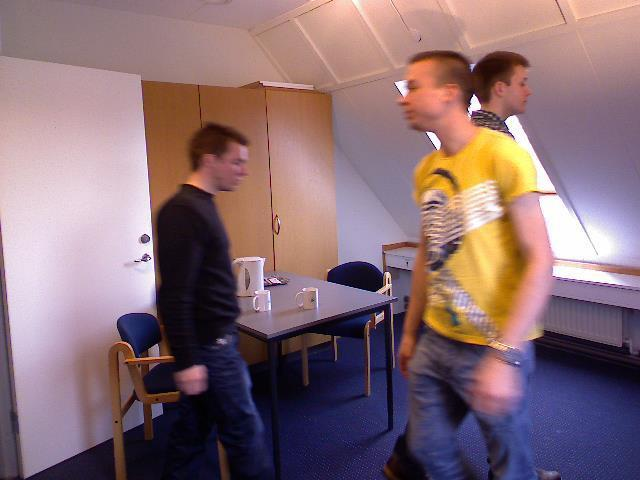
#> input picture data/rgb/aau_vap_scene1_00085.jpg, 640 x 480 px
$ python -i thermal.py   (imports and definitions only)
#> lines starting #> are read from the running program, lines starting #| are printed output that depends on the picture; after the words box and inside, x2 and y2 are one past the last pixel; in counts of white or black regions, pixels touching at a corner belong together
#> further down, picture is the input picture: shape (480, 640, 3); mean B, G, R 116.5, 109.9, 136.4
### src/module4/preprocessing.py
"""Classical RGB preprocessing and mask-cleanup helpers.

These helpers deliberately expose the OpenCV operations used by the RGB pipeline. They do not
detect a person and contain no learned or pretrained component.
"""
from __future__ import annotations

import cv2
import numpy as np

from module4.io_utils import mask_to_uint8, normalize_binary_mask, validate_image_array


def validate_kernel_size(size: int, *, name: str = "kernel size") -> int:
    """Validate an odd positive morphology kernel size."""
    if isinstance(size, bool) or not isinstance(size, (int, np.integer)):
        raise TypeError(f"{name} must be an integer")
    size = int(size)
    if size <= 0 or size % 2 == 0:
        raise ValueError(f"{name} must be a positive odd integer")
    return size


# [33 lines left out: functions bgr_diagnostics, grabcut_foreground_mask, not called in this run]


def apply_morphological_cleanup(
    mask: np.ndarray,
    *,
    opening_kernel_size: int = 3,
    closing_kernel_size: int = 5,
) -> np.ndarray:
    """Apply documented opening then closing to a binary mask.

    Opening removes small isolated foreground specks. Closing fills small holes and joins
    nearby gaps. The result uses the canonical boolean mask convention and the input is not
    modified.
    """
    normalized = normalize_binary_mask(mask)
    opening_size = validate_kernel_size(opening_kernel_size, name="opening kernel size")
    closing_size = validate_kernel_size(closing_kernel_size, name="closing kernel size")
    cleaned = mask_to_uint8(normalized)
    if opening_size > 1:
        opening_kernel = cv2.getStructuringElement(
            cv2.MORPH_ELLIPSE, (opening_size, opening_size)
        )
        cleaned = cv2.morphologyEx(cleaned, cv2.MORPH_OPEN, opening_kernel)
    if closing_size > 1:
        closing_kernel = cv2.getStructuringElement(
            cv2.MORPH_ELLIPSE, (closing_size, closing_size)
        )
        cleaned = cv2.morphologyEx(cleaned, cv2.MORPH_CLOSE, closing_kernel)
    return cleaned > 0


def normalize_thermal_intensity(image: np.ndarray) -> tuple[np.ndarray, float, float]:
    """Normalize a finite single-channel intensity array to uint8 in ``[0, 255]``.

    The source array is not modified. Supported source dtypes are uint8, uint16, float32,
    and float64. A constant image maps to all zeros and returns equal minimum and maximum
    values instead of dividing by zero.
    """
    if not isinstance(image, np.ndarray):
        raise TypeError("thermal intensity must be a numpy.ndarray")
    if image.ndim != 2:
        raise ValueError("thermal intensity must be a 2D array")
    if image.size == 0 or image.shape[0] <= 0 or image.shape[1] <= 0:
        raise ValueError("thermal intensity must not be empty")
    supported_dtypes = (np.dtype(np.uint8), np.dtype(np.uint16), np.dtype(np.float32), np.dtype(np.float64))
    if image.dtype not in supported_dtypes:
        raise TypeError("thermal intensity dtype must be uint8, uint16, float32, or float64")
    if image.dtype.kind == "f" and not np.isfinite(image).all():
        raise ValueError("thermal intensity contains non-finite values")
    values = image.astype(np.float64, copy=False)
    minimum = float(np.min(values))
    maximum = float(np.max(values))
    if minimum == maximum:
        return np.zeros(image.shape, dtype=np.uint8), minimum, maximum
    normalized = (values - minimum) * (255.0 / (maximum - minimum))
    return np.clip(np.rint(normalized), 0, 255).astype(np.uint8), minimum, maximum

### src/module4/io_utils.py
"""Safe image and canonical-mask IO for Module 4.

OpenCV decodes color images in BGR order. The core foundation preserves that convention and
leaves conversion to RGB for display code. Binary masks are canonicalized internally as
boolean arrays: False is background and True is foreground.
"""
from __future__ import annotations

from pathlib import Path

import cv2
import numpy as np

from module4.types import ColorOrder, ImageMetadata

SUPPORTED_IMAGE_SUFFIXES = frozenset({".bmp", ".jpeg", ".jpg", ".png", ".tif", ".tiff"})


def validate_image_array(
    image: np.ndarray,
    *,
    name: str = "image",
    color_order: ColorOrder | None = None,
) -> np.ndarray:
    """Validate a non-empty 2D or 3D image array and return it unchanged.

    The function never mutates the input. Channel counts are restricted to common OpenCV
    grayscale, BGR/RGB, and four-channel image representations.
    """
    if not isinstance(image, np.ndarray):
        raise TypeError(f"{name} must be a numpy.ndarray")
    if image.ndim not in (2, 3):
        raise ValueError(f"{name} must be 2D or 3D, got {image.ndim}D")
    if image.shape[0] <= 0 or image.shape[1] <= 0:
        raise ValueError(f"{name} must have positive height and width")
    if image.ndim == 3 and image.shape[2] not in (1, 3, 4):
        raise ValueError(f"{name} must have 1, 3, or 4 channels, got {image.shape[2]}")
    if image.dtype.kind in "fc" and not np.isfinite(image).all():
        raise ValueError(f"{name} contains non-finite values")
    if color_order == "GRAY" and image.ndim == 3 and image.shape[2] != 1:
        raise ValueError("GRAY images must be 2D or have one channel")
    if color_order in ("BGR", "RGB") and image.ndim == 2:
        raise ValueError(f"{color_order} images must have color channels")
    return image


# [44 lines left out: functions decode_image_bgr, decode_image_unchanged, load_image_bgr, load_image_unchanged, not called in this run]


def normalize_binary_mask(mask: np.ndarray, *, name: str = "mask") -> np.ndarray:
    """Return a new boolean mask with False background and True foreground.

    Any finite nonzero numeric value is treated as foreground. This supports OpenCV masks
    encoded as 0/255 while keeping one canonical representation for later metrics.
    """
    if not isinstance(mask, np.ndarray):
        raise TypeError(f"{name} must be a numpy.ndarray")
    if mask.ndim != 2:
        raise ValueError(f"{name} must be a 2D array, got {mask.ndim}D")
    if mask.size == 0:
        raise ValueError(f"{name} must not be empty")
    if mask.dtype.kind in "fc" and not np.isfinite(mask).all():
        raise ValueError(f"{name} contains non-finite values")
    return np.asarray(mask != 0, dtype=bool).copy()


def mask_to_uint8(mask: np.ndarray, *, name: str = "mask") -> np.ndarray:
    """Convert a binary mask to a new OpenCV display/export array containing 0 or 255."""
    normalized = normalize_binary_mask(mask, name=name)
    return np.where(normalized, 255, 0).astype(np.uint8, copy=False)


def describe_image(
    image: np.ndarray,
    *,
    color_order: ColorOrder,
    source_name: str | None = None,
) -> ImageMetadata:
    """Return shape/dtype metadata after validating the image."""
    validated = validate_image_array(image, color_order=color_order)
    channels = 1 if validated.ndim == 2 else validated.shape[2]
    return ImageMetadata(
        height=validated.shape[0],
        width=validated.shape[1],
        channels=channels,
        dtype=str(validated.dtype),
        color_order=color_order,
        source_name=source_name,
    )

### src/module4/contours.py
"""Contour extraction and non-destructive BGR boundary rendering."""
from __future__ import annotations

import cv2
import numpy as np

from module4.io_utils import mask_to_uint8, normalize_binary_mask, validate_image_array
from module4.types import ROI


def extract_external_contours(mask: np.ndarray) -> tuple[np.ndarray, ...]:
    """Extract external contours from a copied 0/255 mask.

    RETR_EXTERNAL is used because the assignment asks for the outer human boundary. OpenCV is
    allowed to modify its input during contour extraction, so a private copy is passed.
    """
    binary = mask_to_uint8(normalize_binary_mask(mask))
    contours, _ = cv2.findContours(binary.copy(), cv2.RETR_EXTERNAL, cv2.CHAIN_APPROX_SIMPLE)
    return tuple(contour.copy() for contour in contours)


def draw_contours_on_bgr(
    image_bgr: np.ndarray,
    contours: tuple[np.ndarray, ...],
    *,
    color: tuple[int, int, int] = (0, 0, 255),
    thickness: int = 2,
) -> np.ndarray:
    """Draw contours on a copy of a validated BGR image."""
    validate_image_array(image_bgr, name="BGR image", color_order="BGR")
    if image_bgr.dtype != np.uint8 or image_bgr.ndim != 3 or image_bgr.shape[2] != 3:
        raise ValueError("boundary rendering requires an H x W x 3 uint8 BGR image")
    if thickness <= 0:
        raise ValueError("contour thickness must be positive")
    if len(color) != 3 or any(channel < 0 or channel > 255 for channel in color):
        raise ValueError("contour color must contain three values in [0, 255]")
    overlay = image_bgr.copy()
    if contours:
        cv2.drawContours(overlay, list(contours), -1, color, int(thickness))
    return overlay


# [18 lines left out: function draw_roi_on_bgr, not called in this run]

### src/module4/thermal.py
"""Classical dual-polarity thermal human-boundary segmentation.

This module deliberately uses only deterministic NumPy/OpenCV operations. It evaluates bright
and dark foreground interpretations independently because thermal scenes do not guarantee that
the human is hotter or brighter than the background.
"""
from __future__ import annotations

from collections.abc import Sequence
from numbers import Integral

import cv2
import numpy as np

from module4.contours import draw_contours_on_bgr, extract_external_contours
from module4.io_utils import describe_image, validate_image_array
from module4.preprocessing import (
    apply_morphological_cleanup,
    normalize_thermal_intensity,
    validate_kernel_size,
)
from module4.rgb import validate_roi
from module4.types import (
    ROI,
    ThermalComponentSelection,
    ThermalPipelineConfig,
    ThermalPolarity,
    ThermalSegmentationResult,
)

SUPPORTED_THERMAL_DTYPES = frozenset(
    {np.dtype(np.uint8), np.dtype(np.uint16), np.dtype(np.float32), np.dtype(np.float64)}
)


def _validate_config(config: ThermalPipelineConfig) -> ThermalPipelineConfig:
    if not isinstance(config, ThermalPipelineConfig):
        raise TypeError("config must be a ThermalPipelineConfig")
    for name, value in (
        ("gaussian_blur_kernel_size", config.gaussian_blur_kernel_size),
        ("opening_kernel_size", config.opening_kernel_size),
        ("closing_kernel_size", config.closing_kernel_size),
        ("minimum_component_area", config.minimum_component_area),
        ("contour_thickness", config.contour_thickness),
    ):
        if isinstance(value, bool) or not isinstance(value, Integral):
            raise TypeError(f"{name} must be an integer")
        if int(value) <= 0:
            raise ValueError(f"{name} must be positive")
    validate_kernel_size(config.gaussian_blur_kernel_size, name="Gaussian blur kernel size")
    validate_kernel_size(config.opening_kernel_size, name="opening kernel size")
    validate_kernel_size(config.closing_kernel_size, name="closing kernel size")
    for name, value in (
        ("target_relative_area", config.target_relative_area),
        ("minimum_selection_score", config.minimum_selection_score),
        ("polarity_ambiguity_margin", config.polarity_ambiguity_margin),
    ):
        if isinstance(value, bool) or not isinstance(value, (int, float, np.integer, np.floating)):
            raise TypeError(f"{name} must be numeric")
        if not np.isfinite(value):
            raise ValueError(f"{name} must be finite")
    if not 0 < config.target_relative_area < 1:
        raise ValueError("target_relative_area must be between 0 and 1")
    if not 0 <= config.minimum_selection_score <= 1:
        raise ValueError("minimum_selection_score must be between 0 and 1")
    if not 0 <= config.polarity_ambiguity_margin <= 1:
        raise ValueError("polarity_ambiguity_margin must be between 0 and 1")
    return config


def _source_to_intensity(source: np.ndarray) -> tuple[np.ndarray, str]:
    """Return a copied single-channel intensity view and an honest representation label."""
    validate_image_array(source, name="thermal image")
    if source.dtype not in SUPPORTED_THERMAL_DTYPES:
        raise TypeError("thermal image dtype must be uint8, uint16, float32, or float64")
    if source.ndim == 2:
        return source.copy(), "single-channel intensity"
    if source.shape[2] == 1:
        return source[:, :, 0].copy(), "single-channel intensity (one-channel array)"
    if source.shape[2] != 3:
        raise ValueError("thermal image must be 2D, one-channel, or a 3-channel false-color image")
    # OpenCV decodes color images as BGR. This luminance conversion is only for intensity
    # processing; it does not convert palette values into calibrated temperature.
    bgr = source.astype(np.float64, copy=False)
    intensity = 0.114 * bgr[:, :, 0] + 0.587 * bgr[:, :, 1] + 0.299 * bgr[:, :, 2]
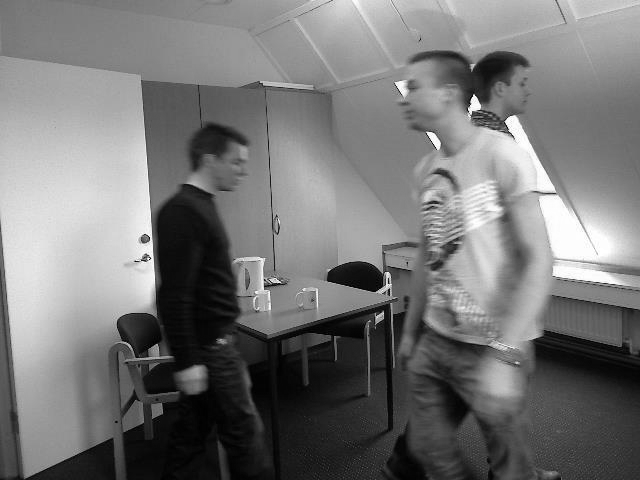
#> intensity: shape (480, 640) float64; min 0.527, max 255, mean 118.6
    return intensity, "three-channel false-color BGR palette converted to intensity"


def _source_display_bgr(source: np.ndarray, normalized_intensity: np.ndarray) -> np.ndarray:
    """Build a display-only BGR copy without changing the computational representation."""
    if source.ndim == 2 or source.shape[2] == 1:
        return cv2.cvtColor(normalized_intensity, cv2.COLOR_GRAY2BGR)
    if source.dtype == np.uint8:
        return source.copy()
    values = source.astype(np.float64, copy=False)
    minimum = float(np.min(values))
    maximum = float(np.max(values))
    if minimum == maximum:
        display = np.zeros(source.shape, dtype=np.uint8)
    else:
        display = np.clip(np.rint((values - minimum) * (255.0 / (maximum - minimum))), 0, 255).astype(
            np.uint8
        )
    return display


# [7 lines left out: function thermal_source_display_bgr, not called in this run]


def _component_candidates(
    mask: np.ndarray,
    *,
    polarity: ThermalPolarity,
    roi: ROI | None,
    config: ThermalPipelineConfig,
) -> list[ThermalComponentSelection]:
    """Rank connected components using only documented geometric criteria."""
    height, width = mask.shape
    image_area = float(height * width)
    roi_area = float(roi.width * roi.height) if roi else 1.0
    roi_mask = np.zeros(mask.shape, dtype=bool)
    if roi:
        roi_mask[roi.y : roi.y + roi.height, roi.x : roi.x + roi.width] = True
    labels_count, labels, stats, centroids = cv2.connectedComponentsWithStats(
        mask.astype(np.uint8), connectivity=8
    )
    max_center_distance = float(np.hypot(max(height - 1, 1), max(width - 1, 1)) / 2.0)
    provisional: list[tuple[int, int, int, float, float, float, float, float, float, bool, float, float]] = []
    for label in range(1, labels_count):
        area = int(stats[label, cv2.CC_STAT_AREA])
        if area < config.minimum_component_area:
            continue
        component = labels == label
        overlap = int(np.count_nonzero(component & roi_mask)) if roi else 0
        relative_area = area / image_area
        # Favor a nonempty, not-frame-filling component. This is a transparent size prior,
        # not a learned person-shape model.
        area_score = min(relative_area / config.target_relative_area, 1.0) * (1.0 - relative_area)
        centroid_x, centroid_y = (float(value) for value in centroids[label])
        distance = float(np.hypot(centroid_x - (width - 1) / 2.0, centroid_y - (height - 1) / 2.0))
        centrality_score = max(0.0, 1.0 - distance / max_center_distance)
        touches_border = bool(
            np.any(component[0, :])
            or np.any(component[-1, :])
            or np.any(component[:, 0])
            or np.any(component[:, -1])
        )
        border_score = 0.0 if touches_border else 1.0
        roi_score = overlap / roi_area if roi else 0.0
        if roi:
            score = 0.60 * roi_score + 0.20 * area_score + 0.10 * centrality_score + 0.10 * border_score
        else:
            score = 0.50 * area_score + 0.35 * centrality_score + 0.15 * border_score
        provisional.append(
            (
                label,
                area,
                overlap,
                relative_area,
                roi_score,
                area_score,
                centrality_score,
                border_score,
                score,
                touches_border,
                centroid_x,
                centroid_y,
            )
        )
    provisional.sort(key=lambda item: (-item[8], -item[2], -item[1], item[0]))
    candidate_count = len(provisional)
    candidates: list[ThermalComponentSelection] = []
    for (
        label,
        area,
        overlap,
        relative_area,
        roi_score,
        area_score,
        centrality_score,
        border_score,
        score,
        touches_border,
        centroid_x,
        centroid_y,
    ) in provisional:
        candidates.append(
            ThermalComponentSelection(
                polarity=polarity,
                label=label,
                area=area,
                relative_area=relative_area,
                roi_overlap=overlap,
                roi_score=roi_score,
                area_score=area_score,
                centrality_score=centrality_score,
                border_score=border_score,
                score=score,
                centroid_x=centroid_x,
                centroid_y=centroid_y,
                touches_border=touches_border,
                candidate_count=candidate_count,
                mask=(labels == label).copy(),
            )
        )
    return candidates


def _best_component(
    mask: np.ndarray,
    *,
    polarity: ThermalPolarity,
    roi: ROI | None,
    config: ThermalPipelineConfig,
) -> ThermalComponentSelection | None:
    candidates = _component_candidates(mask, polarity=polarity, roi=roi, config=config)
    return candidates[0] if candidates else None


def run_thermal_segmentation(
    image: np.ndarray,
    roi: ROI | Sequence[int] | None = None,
    *,
    config: ThermalPipelineConfig = ThermalPipelineConfig(),
) -> ThermalSegmentationResult:
    """Run the classical thermal pipeline and return all meaningful intermediate stages."""
    validate_image_array(image, name="thermal image")
    config = _validate_config(config)
    original = image.copy()
    source_intensity, input_representation = _source_to_intensity(original)
    validated_roi = validate_roi(roi, original.shape) if roi is not None else None
    normalized, intensity_min, intensity_max = normalize_thermal_intensity(source_intensity)
#> in normalize_thermal_intensity, `minimum = float(np.min(values))`: minimum = 0.527
#> in normalize_thermal_intensity, `maximum = float(np.max(values))`: maximum = 255
#> intensity_min = 0.527; intensity_max = 255
    enhanced = normalized.copy()
    if config.gaussian_blur_kernel_size > 1:
        enhanced = cv2.GaussianBlur(
            enhanced,
            (config.gaussian_blur_kernel_size, config.gaussian_blur_kernel_size),
            sigmaX=0,
        )

    bright_threshold, bright_uint8 = cv2.threshold(
        enhanced, 0, 255, cv2.THRESH_BINARY | cv2.THRESH_OTSU
    )
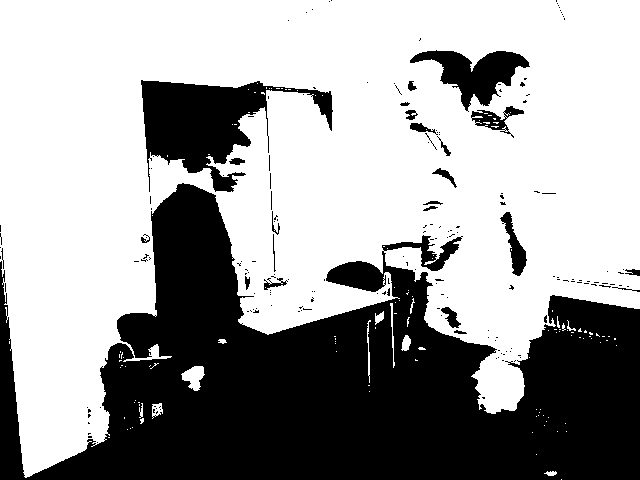
#> bright_uint8: shape (480, 640); 62.7% white; 189 black regions (165 under 20 px), largest, box (x1, y1, x2, y2) and area: (0, 183, 640, 480) 98797, (141, 80, 333, 192) 9334, (410, 50, 530, 112) 3171
#> bright_threshold = 103
    dark_threshold, dark_uint8 = cv2.threshold(
        enhanced, 0, 255, cv2.THRESH_BINARY_INV | cv2.THRESH_OTSU
    )
#> dark_threshold = 103
    bright_raw = bright_uint8 > 0
    dark_raw = dark_uint8 > 0
    bright_cleaned = apply_morphological_cleanup(
        bright_raw,
        opening_kernel_size=config.opening_kernel_size,
        closing_kernel_size=config.closing_kernel_size,
    )
#> in apply_morphological_cleanup, `cleaned = cv2.morphologyEx(cleaned, cv2.MORPH_OPEN, opening_kernel)`:
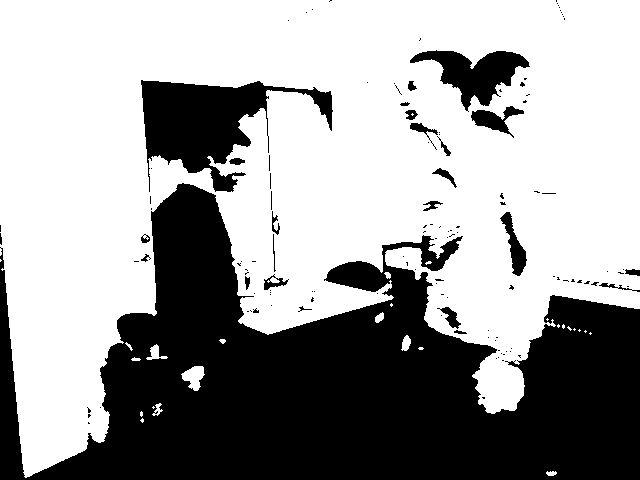
#> cleaned: shape (480, 640); 62.3% white; 129 black regions (105 under 20 px), largest, box (x1, y1, x2, y2) and area: (0, 183, 640, 480) 99802, (141, 80, 333, 192) 9475, (410, 50, 530, 112) 3206
#> in apply_morphological_cleanup, `cleaned = cv2.morphologyEx(cleaned, cv2.MORPH_CLOSE, closing_kernel)`:
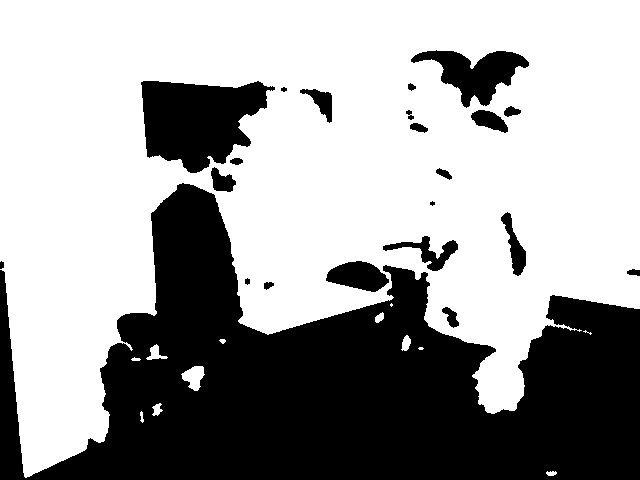
#> cleaned: shape (480, 640); 63% white; 22 black regions (1 under 20 px), largest, box (x1, y1, x2, y2) and area: (0, 183, 640, 480) 97197, (141, 81, 275, 173) 8267, (411, 50, 529, 108) 3157
    dark_cleaned = apply_morphological_cleanup(
        dark_raw,
        opening_kernel_size=config.opening_kernel_size,
        closing_kernel_size=config.closing_kernel_size,
    )
#> call 2 of apply_morphological_cleanup, with opening_kernel_size = 3, closing_kernel_size = 5
#> in apply_morphological_cleanup (call 2), `cleaned = cv2.morphologyEx(cleaned, cv2.MORPH_OPEN, opening_kernel)`:
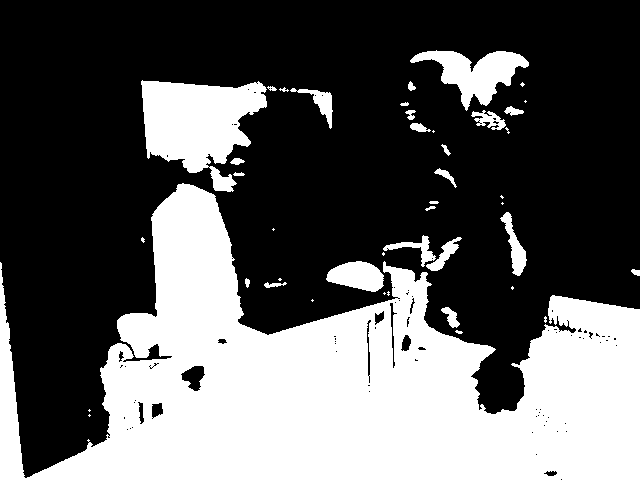
#> cleaned: shape (480, 640); 36.7% white; 44 white regions (17 under 20 px), largest, box (x1, y1, x2, y2) and area: (0, 183, 640, 480) 96353, (141, 80, 267, 192) 8546, (410, 50, 529, 111) 3140
#> (the rest of the program and of its run is left out)
